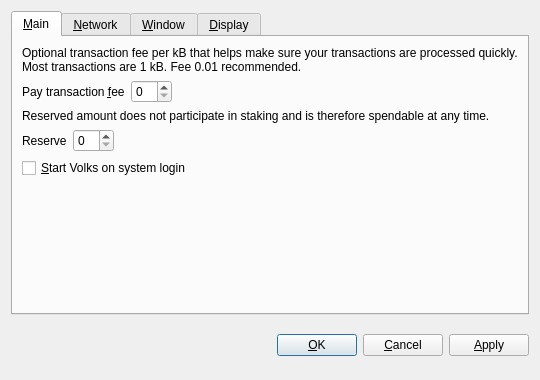
<?xml version="1.0" encoding="UTF-8"?>
<ui version="4.0">
 <class>OptionsDialog</class>
 <widget class="QDialog" name="OptionsDialog">
  <property name="geometry">
   <rect>
    <x>0</x>
    <y>0</y>
    <width>540</width>
    <height>380</height>
   </rect>
  </property>
  <property name="windowTitle">
   <string>Options</string>
  </property>
  <property name="modal">
   <bool>true</bool>
  </property>
  <layout class="QVBoxLayout" name="verticalLayout">
   <item>
    <widget class="QTabWidget" name="tabWidget">
     <property name="tabPosition">
      <enum>QTabWidget::North</enum>
     </property>
     <property name="currentIndex">
      <number>0</number>
     </property>
     <widget class="QWidget" name="tabMain">
      <attribute name="title">
       <string>&amp;Main</string>
      </attribute>
      <layout class="QVBoxLayout" name="verticalLayout_Main">
       <item>
        <widget class="QLabel" name="transactionFeeInfoLabel">
         <property name="text">
          <string>Optional transaction fee per kB that helps make sure your transactions are processed quickly. Most transactions are 1 kB. Fee 0.01 recommended.</string>
         </property>
         <property name="textFormat">
          <enum>Qt::PlainText</enum>
         </property>
         <property name="wordWrap">
          <bool>true</bool>
         </property>
        </widget>
       </item>
       <item>
        <layout class="QHBoxLayout" name="horizontalLayoutFee">
         <item>
          <widget class="QLabel" name="transactionFeeLabel">
           <property name="text">
            <string>Pay transaction &amp;fee</string>
           </property>
           <property name="textFormat">
            <enum>Qt::PlainText</enum>
           </property>
           <property name="buddy">
            <cstring>transactionFee</cstring>
           </property>
          </widget>
         </item>
         <item>
          <widget class="BitcoinAmountField" name="transactionFee"/>
         </item>
         <item>
          <spacer name="horizontalSpacerFee">
           <property name="orientation">
            <enum>Qt::Horizontal</enum>
           </property>
           <property name="sizeHint" stdset="0">
            <size>
             <width>40</width>
             <height>20</height>
            </size>
           </property>
          </spacer>
         </item>
        </layout>
       </item>
       <item>
        <widget class="QLabel" name="reserveBalanceInfoLabel">
         <property name="text">
          <string>Reserved amount does not participate in staking and is therefore spendable at any time.</string>
         </property>
         <property name="textFormat">
          <enum>Qt::PlainText</enum>
         </property>
         <property name="wordWrap">
          <bool>true</bool>
         </property>
        </widget>
       </item>
       <item>
        <layout class="QHBoxLayout" name="horizontalLayoutReserveBalance">
         <item>
          <widget class="QLabel" name="reserveBalanceLabel">
           <property name="text">
            <string>Reserve</string>
           </property>
           <property name="textFormat">
            <enum>Qt::PlainText</enum>
           </property>
           <property name="buddy">
            <cstring>reserveBalance</cstring>
           </property>
          </widget>
         </item>
         <item>
          <widget class="BitcoinAmountField" name="reserveBalance"/>
         </item>
         <item>
          <spacer name="horizontalSpacerReserveBalance">
           <property name="orientation">
            <enum>Qt::Horizontal</enum>
           </property>
           <property name="sizeHint" stdset="0">
            <size>
             <width>40</width>
             <height>20</height>
            </size>
           </property>
          </spacer>
         </item>
        </layout>
       </item>
       <item>
        <widget class="QCheckBox" name="bitcoinAtStartup">
         <property name="toolTip">
          <string>Automatically start Volks after logging in to the system.</string>
         </property>
         <property name="text">
          <string>&amp;Start Volks on system login</string>
         </property>
        </widget>
       </item>
       <item>
        <spacer name="verticalSpacer_Main">
         <property name="orientation">
          <enum>Qt::Vertical</enum>
         </property>
         <property name="sizeHint" stdset="0">
          <size>
           <width>20</width>
           <height>40</height>
          </size>
         </property>
        </spacer>
       </item>
      </layout>
     </widget>
     <widget class="QWidget" name="tabNetwork">
      <attribute name="title">
       <string>&amp;Network</string>
      </attribute>
      <layout class="QVBoxLayout" name="verticalLayout_Network">
       <item>
        <widget class="QCheckBox" name="mapPortUpnp">
         <property name="toolTip">
          <string>Automatically open the Volks client port on the router. This only works when your router supports UPnP and it is enabled.</string>
         </property>
         <property name="text">
          <string>Map port using &amp;UPnP</string>
         </property>
        </widget>
       </item>
       <item>
        <widget class="QCheckBox" name="connectSocks">
         <property name="toolTip">
          <string>Connect to the Volks network through a SOCKS proxy (e.g. when connecting through Tor).</string>
         </property>
         <property name="text">
          <string>&amp;Connect through SOCKS proxy:</string>
         </property>
        </widget>
       </item>
       <item>
        <layout class="QHBoxLayout" name="horizontalLayout_Network">
         <item>
          <widget class="QLabel" name="proxyIpLabel">
           <property name="text">
            <string>Proxy &amp;IP:</string>
           </property>
           <property name="textFormat">
            <enum>Qt::PlainText</enum>
           </property>
           <property name="buddy">
            <cstring>proxyIp</cstring>
           </property>
          </widget>
         </item>
         <item>
          <widget class="QValidatedLineEdit" name="proxyIp">
           <property name="maximumSize">
            <size>
             <width>140</width>
             <height>16777215</height>
            </size>
           </property>
           <property name="toolTip">
            <string>IP address of the proxy (e.g. 127.0.0.1)</string>
           </property>
          </widget>
         </item>
         <item>
          <widget class="QLabel" name="proxyPortLabel">
           <property name="text">
            <string>&amp;Port:</string>
           </property>
           <property name="textFormat">
            <enum>Qt::PlainText</enum>
           </property>
           <property name="buddy">
            <cstring>proxyPort</cstring>
           </property>
          </widget>
         </item>
         <item>
          <widget class="QLineEdit" name="proxyPort">
           <property name="maximumSize">
            <size>
             <width>55</width>
             <height>16777215</height>
            </size>
           </property>
           <property name="toolTip">
            <string>Port of the proxy (e.g. 9050)</string>
           </property>
          </widget>
         </item>
         <item>
          <widget class="QLabel" name="socksVersionLabel">
           <property name="text">
            <string>SOCKS &amp;Version:</string>
           </property>
           <property name="textFormat">
            <enum>Qt::PlainText</enum>
           </property>
           <property name="buddy">
            <cstring>socksVersion</cstring>
           </property>
          </widget>
         </item>
         <item>
          <widget class="QValueComboBox" name="socksVersion">
           <property name="toolTip">
            <string>SOCKS version of the proxy (e.g. 5)</string>
           </property>
          </widget>
         </item>
         <item>
          <spacer name="horizontalSpacer_Network">
           <property name="orientation">
            <enum>Qt::Horizontal</enum>
           </property>
           <property name="sizeHint" stdset="0">
            <size>
             <width>40</width>
             <height>20</height>
            </size>
           </property>
          </spacer>
         </item>
        </layout>
       </item>
       <item>
        <spacer name="verticalSpacer_Network">
         <property name="orientation">
          <enum>Qt::Vertical</enum>
         </property>
         <property name="sizeHint" stdset="0">
          <size>
           <width>20</width>
           <height>40</height>
          </size>
         </property>
        </spacer>
       </item>
      </layout>
     </widget>
     <widget class="QWidget" name="tabWindow">
      <attribute name="title">
       <string>&amp;Window</string>
      </attribute>
      <layout class="QVBoxLayout" name="verticalLayout_Window">
       <item>
        <widget class="QCheckBox" name="minimizeToTray">
         <property name="toolTip">
          <string>Show only a tray icon after minimizing the window.</string>
         </property>
         <property name="text">
          <string>&amp;Minimize to the tray instead of the taskbar</string>
         </property>
        </widget>
       </item>
       <item>
        <widget class="QCheckBox" name="minimizeOnClose">
         <property name="toolTip">
          <string>Minimize instead of exit the application when the window is closed. When this option is enabled, the application will be closed only after selecting Quit in the menu.</string>
         </property>
         <property name="text">
          <string>M&amp;inimize on close</string>
         </property>
        </widget>
       </item>
       <item>
        <spacer name="verticalSpacer_Window">
         <property name="orientation">
          <enum>Qt::Vertical</enum>
         </property>
         <property name="sizeHint" stdset="0">
          <size>
           <width>20</width>
           <height>40</height>
          </size>
         </property>
        </spacer>
       </item>
      </layout>
     </widget>
     <widget class="QWidget" name="tabDisplay">
      <attribute name="title">
       <string>&amp;Display</string>
      </attribute>
      <layout class="QVBoxLayout" name="verticalLayout_Display">
       <item>
        <layout class="QHBoxLayout" name="horizontalLayout_1_Display">
         <item>
          <widget class="QLabel" name="langLabel">
           <property name="text">
            <string>User Interface &amp;language:</string>
           </property>
           <property name="textFormat">
            <enum>Qt::PlainText</enum>
           </property>
           <property name="buddy">
            <cstring>lang</cstring>
           </property>
          </widget>
         </item>
         <item>
          <widget class="QValueComboBox" name="lang">
           <property name="toolTip">
            <string>The user interface language can be set here. This setting will take effect after restarting Volks.</string>
           </property>
          </widget>
         </item>
        </layout>
       </item>
       <item>
        <layout class="QHBoxLayout" name="horizontalLayout_2_Display">
         <item>
          <widget class="QLabel" name="unitLabel">
           <property name="text">
            <string>&amp;Unit to show amounts in:</string>
           </property>
           <property name="textFormat">
            <enum>Qt::PlainText</enum>
           </property>
           <property name="buddy">
            <cstring>unit</cstring>
           </property>
          </widget>
         </item>
         <item>
          <widget class="QValueComboBox" name="unit">
           <property name="toolTip">
            <string>Choose the default subdivision unit to show in the interface and when sending coins.</string>
           </property>
          </widget>
         </item>
        </layout>
       </item>
       <item>
        <widget class="QCheckBox" name="displayAddresses">
         <property name="toolTip">
          <string>Whether to show Volks addresses in the transaction list or not.</string>
         </property>
         <property name="text">
          <string>&amp;Display addresses in transaction list</string>
         </property>
        </widget>
       </item>
       <item>
        <widget class="QCheckBox" name="coinControlFeatures">
         <property name="toolTip">
          <string>Whether to show coin control features or not.</string>
         </property>
         <property name="text">
          <string>Display coin &amp;control features (experts only!)</string>
         </property>
        </widget>
       </item>
       <item>
        <spacer name="verticalSpacer_Display">
         <property name="orientation">
          <enum>Qt::Vertical</enum>
         </property>
         <property name="sizeHint" stdset="0">
          <size>
           <width>20</width>
           <height>40</height>
          </size>
         </property>
        </spacer>
       </item>
      </layout>
     </widget>
    </widget>
   </item>
   <item>
    <layout class="QHBoxLayout" name="horizontalLayout_Buttons">
     <item>
      <spacer name="horizontalSpacer_1">
       <property name="orientation">
        <enum>Qt::Horizontal</enum>
       </property>
       <property name="sizeHint" stdset="0">
        <size>
         <width>40</width>
         <height>48</height>
        </size>
       </property>
      </spacer>
     </item>
     <item>
      <widget class="QLabel" name="statusLabel">
       <property name="font">
        <font>
         <weight>75</weight>
         <bold>true</bold>
        </font>
       </property>
       <property name="text">
        <string/>
       </property>
       <property name="textFormat">
        <enum>Qt::PlainText</enum>
       </property>
       <property name="wordWrap">
        <bool>true</bool>
       </property>
      </widget>
     </item>
     <item>
      <spacer name="horizontalSpacer_2">
       <property name="orientation">
        <enum>Qt::Horizontal</enum>
       </property>
       <property name="sizeHint" stdset="0">
        <size>
         <width>40</width>
         <height>48</height>
        </size>
       </property>
      </spacer>
     </item>
     <item>
      <widget class="QPushButton" name="okButton">
       <property name="text">
        <string>&amp;OK</string>
       </property>
      </widget>
     </item>
     <item>
      <widget class="QPushButton" name="cancelButton">
       <property name="text">
        <string>&amp;Cancel</string>
       </property>
       <property name="autoDefault">
        <bool>false</bool>
       </property>
      </widget>
     </item>
     <item>
      <widget class="QPushButton" name="applyButton">
       <property name="text">
        <string>&amp;Apply</string>
       </property>
       <property name="autoDefault">
        <bool>false</bool>
       </property>
      </widget>
     </item>
    </layout>
   </item>
  </layout>
 </widget>
 <customwidgets>
  <customwidget>
   <class>BitcoinAmountField</class>
   <extends>QSpinBox</extends>
   <header>bitcoinamountfield.h</header>
  </customwidget>
  <customwidget>
   <class>QValueComboBox</class>
   <extends>QComboBox</extends>
   <header>qvaluecombobox.h</header>
  </customwidget>
  <customwidget>
   <class>QValidatedLineEdit</class>
   <extends>QLineEdit</extends>
   <header>qvalidatedlineedit.h</header>
  </customwidget>
 </customwidgets>
 <resources/>
 <connections/>
</ui>
